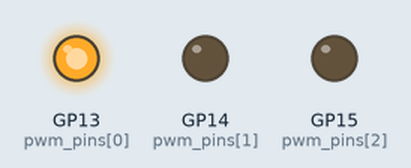
This program was run on a simulated Raspberry Pi Pico running MicroPython. Shown: output pins drawn as LEDs (lit = HIGH).

Above: at 0.5 s.
At 1.5 s:
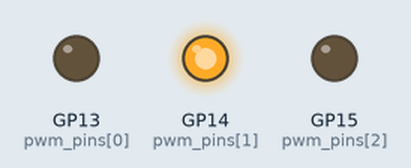
At 5.5 s:
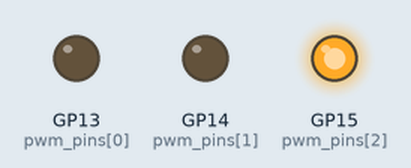
Timing chart, 0 to 6.9 s (numbered marks = the images above):
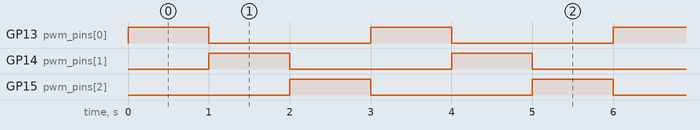

Measured:
- by itself, GP13 (pwm_pins[0]), GP14 (pwm_pins[1]), GP15 (pwm_pins[2]): alternates HIGH for 1.0 s and LOW for 2.0 s
- by itself, everything shown: repeats every 3.0 s, in 3 steps

The program:

basic_rgb_show.py
```python
import time
from machine import Pin,PWM

# RGB
RED = 0
GREEN = 1
BLUE = 2

# Declare pins
pwm_pins = [13,14,15]
# Setup pins for PWM
pwms = [PWM(Pin(pwm_pins[RED])),PWM(Pin(pwm_pins[GREEN])),
                PWM(Pin(pwm_pins[BLUE]))]
# Set pwm frequency
[pwm.freq(1000) for pwm in pwms]

# Deinitialize PWM on all pins
def deinit_pwm_pins():
    pwms[RED].deinit()
    pwms[GREEN].deinit()
    pwms[BLUE].deinit()

# main function
def main():
    while True:
        # Display RED
        pwms[RED].duty_u16(65535)
        pwms[GREEN].duty_u16(0)
        pwms[BLUE].duty_u16(0)
        time.sleep(1)

        # Display GREEN
        pwms[RED].duty_u16(0)
        pwms[GREEN].duty_u16(65535)
        pwms[BLUE].duty_u16(0)
        time.sleep(1)

        # Display BLUE
        pwms[RED].duty_u16(0)
        pwms[GREEN].duty_u16(0)
        pwms[BLUE].duty_u16(65535)
        time.sleep(1)

if __name__ == "__main__":
    try:
        main()
    except KeyboardInterrupt:
        deinit_pwm_pins()
```
